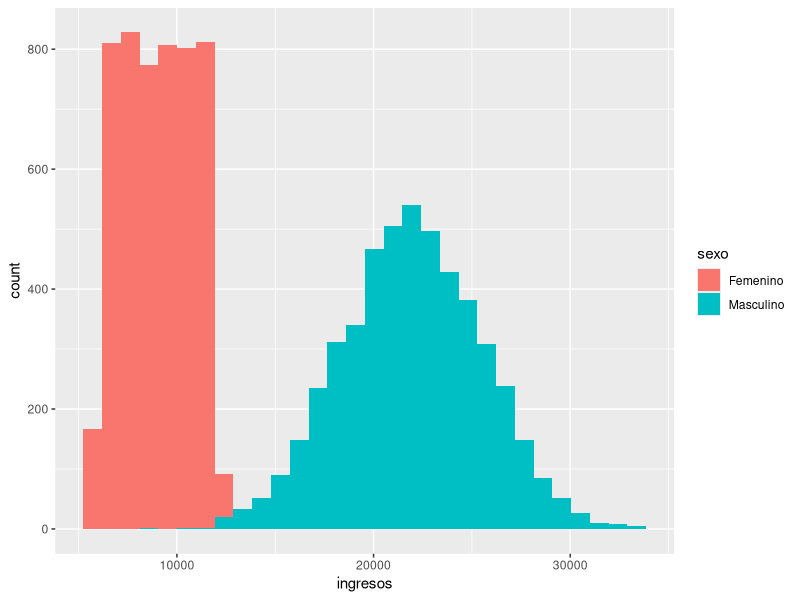
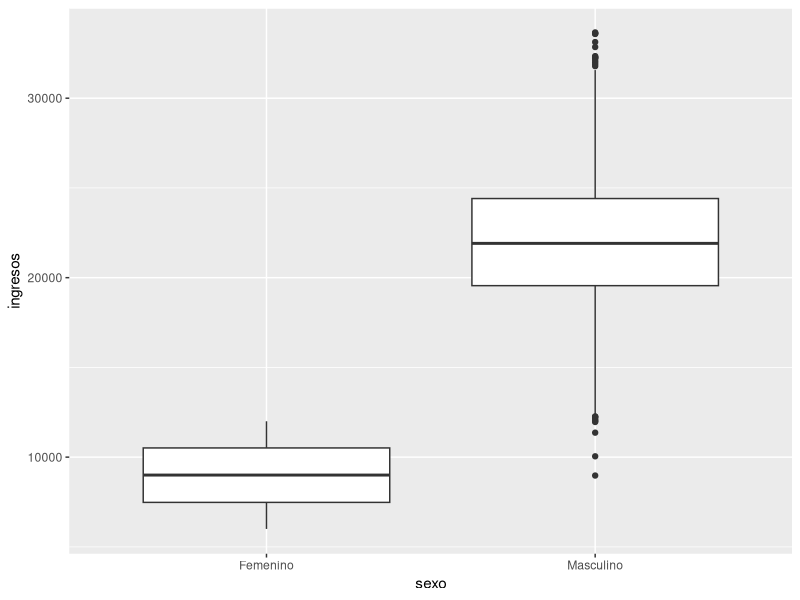

Write R code to recreate these figures, in order.
## ---- chunk 1
library(knitr)
library(ggplot2)
## ---- chunk 2
set.seed(8) # Semilla para replicar script

cantidad_datos <- 10000

edad <- sample(10:45, size = cantidad_datos, replace = TRUE)
sexo <- sample(c("Masculino","Femenino"), size = cantidad_datos, replace = TRUE)
ingresos <- ifelse(sexo == "Femenino", runif(cantidad_datos,6000,12000), rnorm(cantidad_datos,22000,3500))
tono_piel <- sample(c("Blanco","Negro","Moreno"), size = cantidad_datos, replace = TRUE)
auto <- sample(c("Si","No"), size = cantidad_datos, replace = TRUE)
casa <- sample(c("Si","No"), size = cantidad_datos, replace = TRUE)
licenciatura <- sample(c("Si","No", "Se desconoce"), size = cantidad_datos, replace = TRUE)

datos_ingresos <- data.frame(edad,sexo,ingresos,licenciatura,tono_piel,auto,casa)
kable(head(datos_ingresos,20),format="markdown",row.names=TRUE)
## ---- chunk 3
kable(tail(datos_ingresos,20),format="markdown",row.names=TRUE)
## ---- chunk 4
names(datos_ingresos)
## ---- chunk 5
str(datos_ingresos) 
## ---- chunk 6
kable(datos_ingresos[1:10,])
## ---- chunk 7
kable(datos_ingresos[1:10,1:2],format="markdown",row.names=TRUE)
## ---- chunk 8
unique_sex <- unique(datos_ingresos["sexo"]);kable(unique_sex)
## ---- chunk 9
data_femenino <- datos_ingresos[datos_ingresos["sexo"]=="Femenino",]
kable(data_femenino[1:15,],format="markdown",row.names=TRUE)
## ---- chunk 10
data_masculino_moreno <- datos_ingresos[datos_ingresos["sexo"]== "Masculino" & datos_ingresos["tono_piel"]=="Moreno",]
kable(data_masculino_moreno[1:10,],format="markdown",row.names=TRUE)
## ---- chunk 11
data_femenino_1000 <- datos_ingresos[datos_ingresos["sexo"]== "Femenino" & datos_ingresos["ingresos"]>=1000,]

kable(data_femenino_1000[1:10,],format="markdown",row.names=TRUE)
## ---- chunk 12
datos_ingresos["ingresos_us"] <- datos_ingresos["ingresos"]/20

kable(datos_ingresos[1:10,],format="markdown",row.names=TRUE)
## ---- chunk 13
hist_ingresos_sex <- ggplot( datos_ingresos,aes(x=ingresos, fill=sexo)) +
  geom_histogram(bins=30)
boxplot_ingresos_sexo <- ggplot( datos_ingresos,aes(y=ingresos, x = sexo)) +
  geom_boxplot()
hist_ingresos_sex
boxplot_ingresos_sexo
